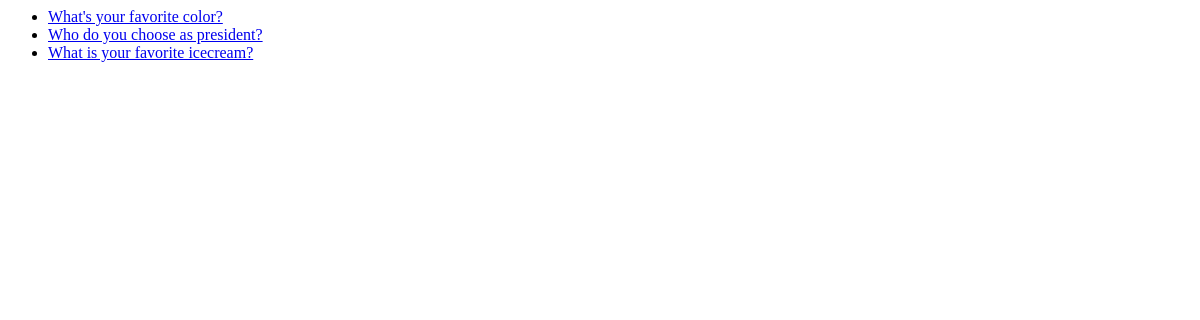
The page /polls/index on the database as committed earlier.
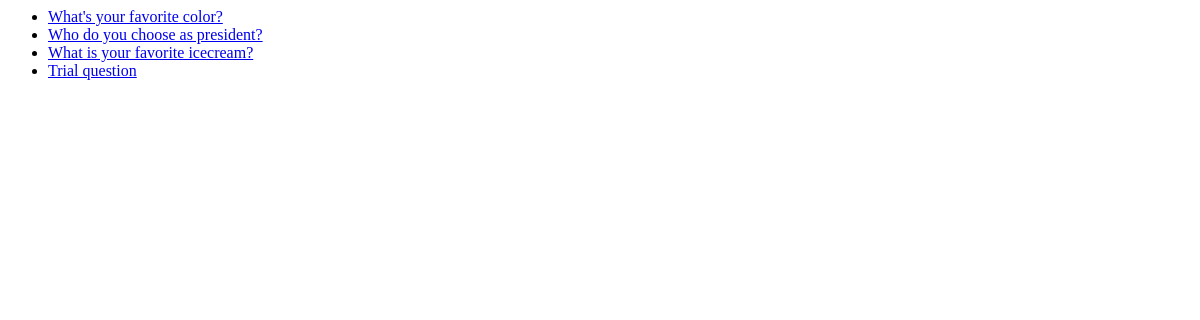
The same page on the database as committed later.
### polls/models.py (models this page shows, shortened)
class Poll(models.Model):
    question = models.CharField(max_length=200)
    pub_date = models.DateTimeField('date published')
    author = models.ForeignKey(Author)
    def was_published_recently(self):
        return timezone.now() > self.pub_date >= timezone.now() - datetime.timedelta(days=1)
    was_published_recently.admin_order_field = 'pub_date'
    was_published_recently.short_description = "Published recently?" #changes name of header from function name to defined string
    was_published_recently.boolean = True

### polls/views.py (the view)
class IndexView(generic.ListView):
    template_name = "polls/index.html"
    context_object_name = "poll_list"
    def get_queryset(self):
        return Poll.objects.order_by('pub_date')[:4]

### polls/templates/polls/index.html
{% if poll_list %}
    <ul>
    {% for poll in poll_list %}
        <li><a href="{% url 'polls:vote' poll.id%}">{{ poll.question }}</a></li>
    {% endfor %}
    </ul>
{% else %}
    <p>No polls are available.</p>
{% endif %}

Rows that differ between the two databases and show on the page:
added Poll: question "Trial question"
